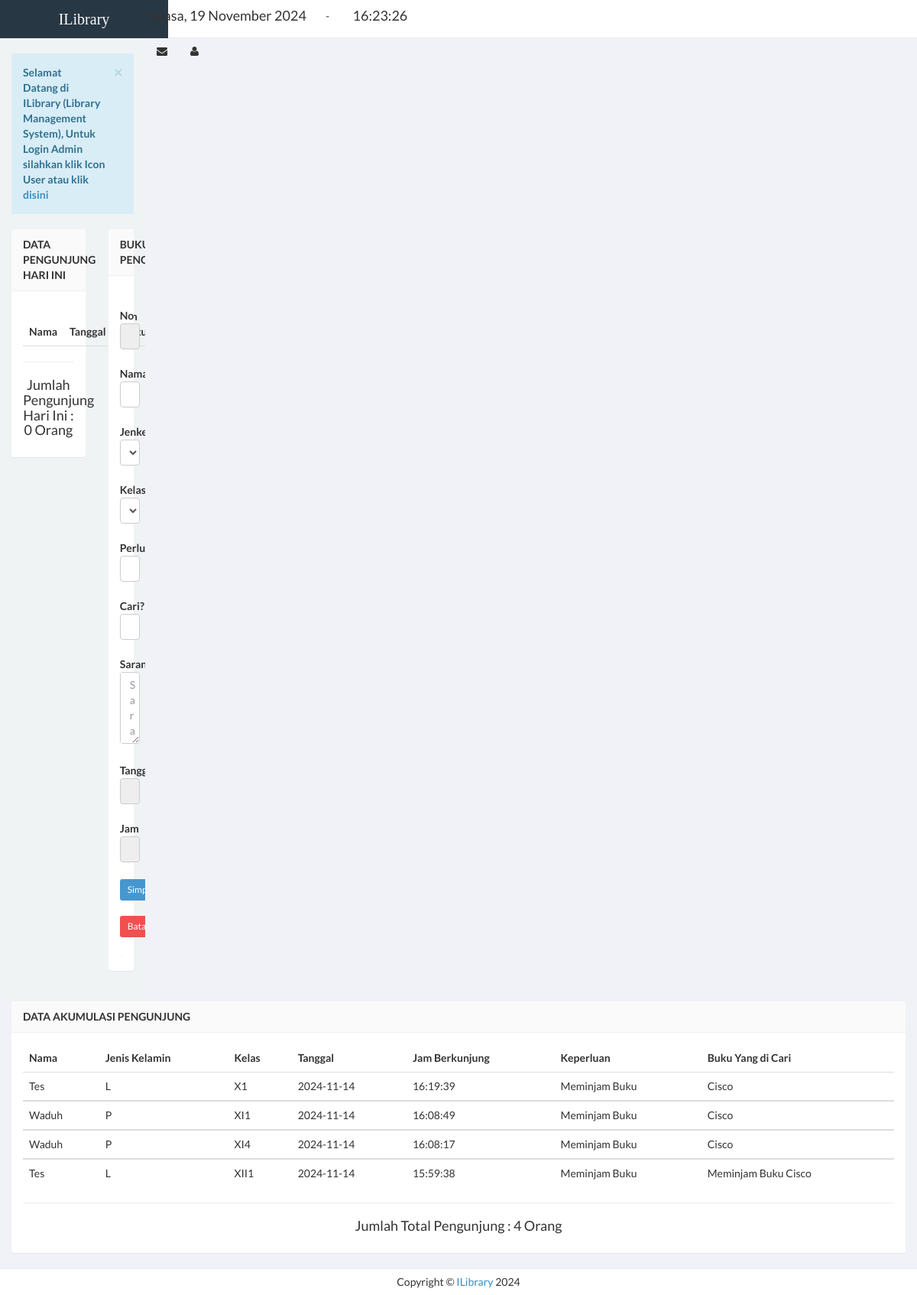
The page / on the database its author committed.
### tables this page shows
CREATE TABLE `pengunjung` (
  `id` int(6) NOT NULL,
  `nama` varchar(255) NOT NULL,
  `jk` varchar(2) NOT NULL,
  `kelas` varchar(17) NOT NULL,
  `perlu1` varchar(15) NOT NULL,
  `cari` varchar(255) NOT NULL,
  `saran` varchar(255) NOT NULL,
  `tgl_kunjung` date NOT NULL,
  `jam_kunjung` time NOT NULL
);

### index.php (the view, shortened to what this page needs)
<!DOCTYPE html>
<html>
<head>
    <link href="css/bootstrap.min.css" rel="stylesheet" type="text/css" />
    <link href="css/font-awesome.min.css" rel="stylesheet" type="text/css" />
    <link href="css/ionicons.min.css" rel="stylesheet" type="text/css" />
    <link href="css/morris/morris.css" rel="stylesheet" type="text/css" />
    <link href="css/jvectormap/jquery-jvectormap-1.2.2.css" rel="stylesheet" type="text/css" />
    <link href="css/datepicker/datepicker3.css" rel="stylesheet" type="text/css" />
    <link href="css/daterangepicker/daterangepicker-bs3.css" rel="stylesheet" type="text/css" />
    <link href="css/iCheck/all.css" rel="stylesheet" type="text/css" />
    <link href="css/style.css" rel="stylesheet" type="text/css" />
      </head>
      <body class="skin-black">
        <header class="header">
            <a href="index.html" class="logo">
                ILibrary
            </a>
            <nav class="navbar navbar-static-top" role="navigation">
                <div class="navbar-right">
                    <ul class="nav navbar-nav">
                        <li class="messages-menu">
                        <table width="1000">
            <tr>
            <td width="200"><div class="Tanggal"><h4><script language="JavaScript">document.write(tanggallengkap);</script></div></h4></td>
            <td align="left" width="30"> - </td>
            <td align="left" width="620"> <h4><div id="output" class="jam" ></div></h4></td>
            </tr>
            </table>
                        </li>
                        <li class="dropdown messages-menu">
                            <a href="#" data-toggle="modal" data-target="#contact">
                                <i class="fa fa-envelope"></i>
                            </a>
                            </li>
                        <li class="dropdown user user-menu">
                            <a href="login.html" data-placement="bottom" data-toggle="tooltip" title="Login Admin">
                                <i class="fa fa-user"></i>
                            </a>
                                </li>
                            </ul>
                        </div>
                    </nav>
                </header>
                <div class="wrapper row-offcanvas row-offcanvas-left">
                    <aside>
                <section class="content">
                    <div class="row">
                    <div class="col-lg-12">
            <div class="alert alert-info alert-dismissable">
              <button type="button" class="close" data-dismiss="alert" aria-hidden="true">&times;</button>
		<b>Selamat Datang di ILibrary (Library Management System), Untuk Login Admin silahkan klik Icon User atau klik <a href="login.html">disini</a></b>
          </div>
            </div>
                        <div class="col-md-8">
                            <section class="panel">
                              <header class="panel-heading">
                                  <b>Data Pengunjung Hari Ini</b>
                            </header>
                            <div class="panel-body table-responsive">
                            <?php
                    $tanggal = date("Y/m/d");
                    ?>
                                <table class="table table-hover">
                                  <thead>
                                    <tr>
                                        <th>Nama</th>
                                        <th>Tanggal</th>
                                        <th>Jam Berkunjung </th>
                                  </tr>
                              </thead>
                      </table><hr />
                    <?php $tampil=mysql_query("select * from pengunjung where tgl_kunjung='$tanggal'");
                          $user=mysql_num_rows($tampil);
                    ?>
                  <center><h4>Jumlah Pengunjung Hari Ini : <?php echo "$user"; ?> Orang </h4> </center>
                </div>
              </section>
          </div>
          <div class="col-md-4">
            <section class="panel">
                <header class="panel-heading">
                    <b>Buku Pengunjung</b>
                </header>
                <div class="panel-body">
                    <div class="twt-area">
                        <form class="form-horizontal style-form" style="margin-top: 20px;" action="insert-pengunjung.php" method="post" enctype="multipart/form-data" name="form1" id="form1">
                          <div class="form-group">
                              <label class="col-sm-2 col-sm-2 control-label">No </label>
                              <div class="col-sm-10">
                                  <input name="id" type="text" id="id" class="form-control" placeholder="Tidak perlu di isi" autofocus="on" readonly="readonly" />
                              </div>
                          </div>
                          <div class="form-group">
                              <label class="col-sm-2 col-sm-2 control-label">Nama</label>
                              <div class="col-sm-10">
                                  <input name="nama" type="text" id="nama" class="form-control" placeholder="Nama Anda" required />
                              </div>
                          </div>
                          <div class="form-group">
                              <label class="col-sm-2 col-sm-2 control-label">Jenkel</label>
                                  <div class="col-sm-6">
                                  <select class="form-control" name="jk" id="jk">
                                  <option> -- Pilih Salah Satu --</option>
                                  </select>
                              </div>
                          </div>
                          <div class="form-group">
                              <label class="col-sm-2 col-sm-2 control-label">Kelas</label>
                              <div class="col-sm-6">
                                  <select class="form-control" name="kelas" id="kelas">
                                  <option> -- Pilih Salah Satu --</option>
                                  </select>
                              </div>
                          </div>
                          <div class="form-group">
                              <label class="col-sm-2 col-sm-2 control-label">Perlu</label>
                              <div class="col-sm-10">
                                  <input name="perlu1" type="text" id="perlu1" class="form-control" placeholder="Keperluan" required />
                              </div>
                          </div>
                          <div class="form-group">
                              <label class="col-sm-2 col-sm-2 control-label">Cari?</label>
                              <div class="col-sm-10">
                                  <input name="cari" type="text" id="cari" class="form-control" placeholder="Apa yang anda cari.?" required />
                              </div>
                          </div>
                          <div class="form-group">
                              <label class="col-sm-2 col-sm-2 control-label">Saran</label>
                              <div class="col-sm-10">
                                  <textarea rows="4" name="saran" id="saran" class="form-control" placeholder="Saran Anda untuk PerPusWeb" cols="25"></textarea>
                              </div>
                          </div>
                          <div class="form-group">
                              <label class="col-sm-2 col-sm-2 control-label">Tanggal</label>
                              <div class="col-sm-10">
                                  <input name="tgl_kunjung" type="text" class="form-control" id="tgl_kunjung" value="<?php echo "".date("Y/m/d").""; ?>" readonly="readonly"/>
                              </div>
                          </div>
                          <div class="form-group">
                              <label class="col-sm-2 col-sm-2 control-label">Jam</label>
                              <div class="col-sm-10">
                                  <input name="jam_kunjung" type="text" class="form-control" id="jam_kunjung" value="<?php echo "".date("H:i:s").""?>" readonly="readonly"/>
                              </div>
                          </div>
                          <div class="form-group" style="margin-bottom: 20px;">
                              <label class="col-sm-2 col-sm-2 control-label"></label>
                              <div class="col-sm-8">
                                  <input type="submit" value="Simpan" name="simpan" class="btn btn-sm btn-primary" />&nbsp;
	                              <a href="input-anggota.php" class="btn btn-sm btn-danger">Batal </a>
                              </div>
                          </div>
                        </form>
                    </div>
                </div>
            </section>
        </div>
                    </div>
                      </section>
                        <div class="col-md-12">
                            <section class="panel">
                              <header class="panel-heading">
                                <b>  Data Akumulasi Pengunjung</b>
                            </header>
                            <div class="panel-body table-responsive">
                            <?php
                    $query="select * from pengunjung order by id desc limit 10";
                    $tampil=mysql_query($query) or die(mysql_error());
                    ?>
                                <table class="table table-hover">
                                  <thead>
                                    <tr>
                                        <th>Nama</th>
                                        <th>Jenis Kelamin</th>
                                        <th>Kelas</th>
                                        <th>Tanggal</th>
                                        <th>Jam Berkunjung </th>
                                        <th>Keperluan</th>
                                        <th>Buku Yang di Cari</th>
                                  </tr>
                              </thead>
                                 <?php while($data1=mysql_fetch_array($tampil))
                    { ?>
                    <tbody>
                    <tr>
                    <td><?php echo $data1['nama']; ?></td>
                    <td><?php echo $data1['jk']; ?></td>
                    <td><?php echo $data1['kelas'];?></td>
                    <td><?php echo $data1['tgl_kunjung'];?></td>
                    <td><?php echo $data1['jam_kunjung'];?></td>
                    <td><?php echo $data1['perlu1'];?></td>
                    <td><?php echo $data1['cari'];?></td>
                    <?php
              }
              ?>
                      </table><hr />
                  <?php $tampil1=mysql_query("select * from pengunjung order by id");
                        $user1=mysql_num_rows($tampil1);
                    ?>
                  <center><h4>Jumlah Total Pengunjung : <?php echo "$user1"; ?> Orang </h4> </center>
                  </div>
              </section>
          </div>
          </div>
                <div class="footer-main">
                    Copyright &copy <a href="http://www.sarjanakomedi.com" target="_blank">ILibrary</a> 2024
                </div>
</body>
</html>

### rows shown on the page
pengunjung: nama "Tes", jk "L", kelas "X1", tgl_kunjung "2024-11-14", jam_kunjung "16:19:39", perlu1 "Meminjam Buku", cari "Cisco"
pengunjung: nama "Waduh", jk "P", kelas "XI1", tgl_kunjung "2024-11-14", jam_kunjung "16:08:49", perlu1 "Meminjam Buku", cari "Cisco"
pengunjung: nama "Waduh", jk "P", kelas "XI4", tgl_kunjung "2024-11-14", jam_kunjung "16:08:17", perlu1 "Meminjam Buku", cari "Cisco"
pengunjung: nama "Tes", jk "L", kelas "XII1", tgl_kunjung "2024-11-14", jam_kunjung "15:59:38", perlu1 "Meminjam Buku", cari "Meminjam Buku Cisco"

### other values the page prints
$user "0"
$user1 "4"
